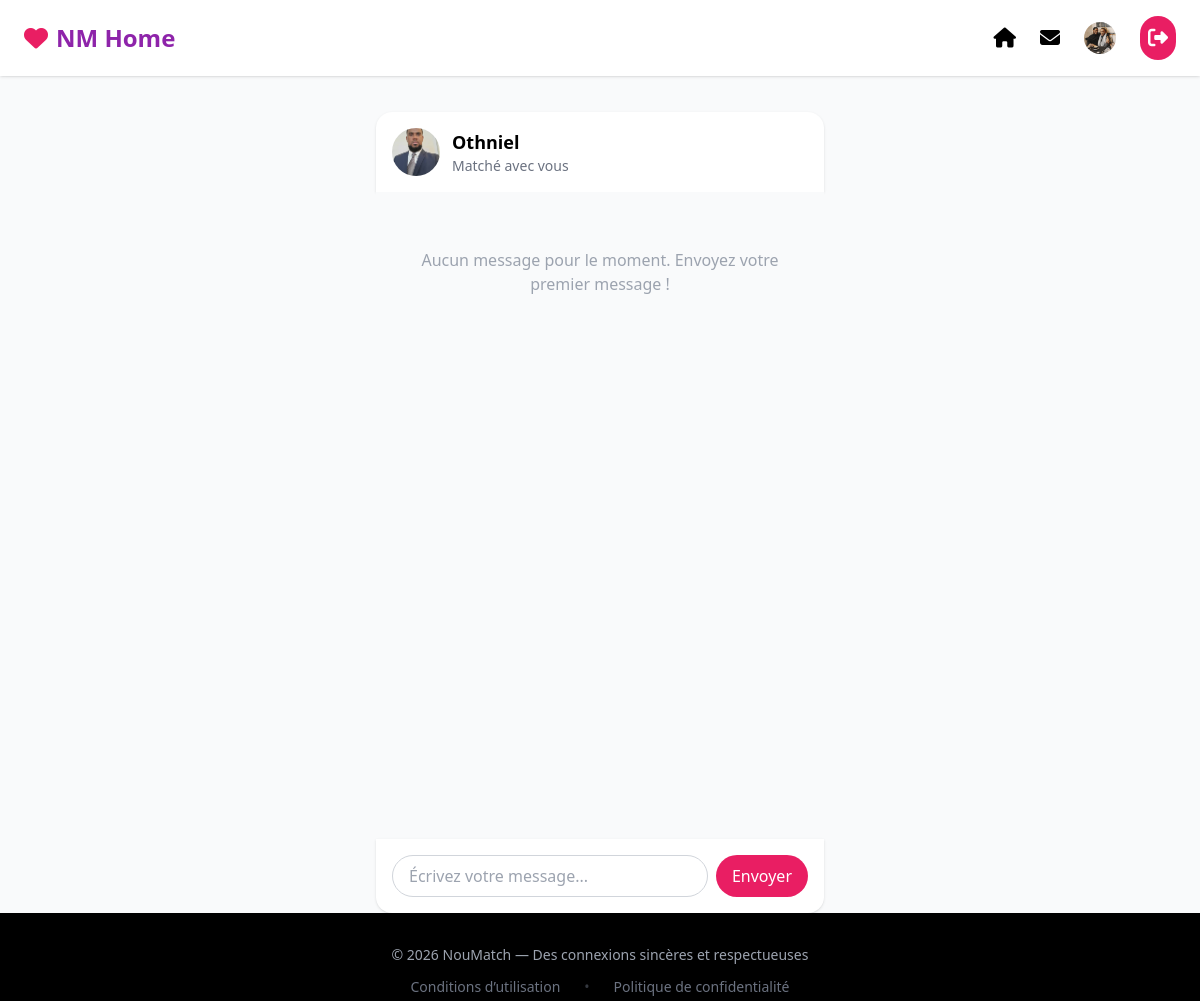
/nmdashboard/1/ (signed in), run on the app's committed database.
### users/models.py (models this page shows, shortened)
class User(AbstractBaseUser, PermissionsMixin):
    email = models.EmailField(unique=True)
    username = models.CharField(max_length=30, unique=True)
    bio = models.TextField(blank=True)
    birth_date = models.DateField(null=True, blank=True)
    GENDER_CHOICES = [
        ("male", "Male"),
        ("female", "Female"),
        ("other", "Other"),
    ]
    gender = models.CharField(max_length=10, choices=GENDER_CHOICES, blank=True)
    INTEREST_CHOICES = [
        ("male", "Male"),
        ("female", "Female"),
        ("everyone", "Everyone"),
    ]
    interested_in = models.CharField(max_length=10, choices=INTEREST_CHOICES, blank=True)
    location = models.CharField(max_length=100, blank=True)
    profile_photo = models.ImageField(upload_to="profiles/", blank=True, null=True)
    is_verified = models.BooleanField(default=False)
    height = models.PositiveIntegerField(null=True, blank=True)  # in cm
    passions = models.TextField(blank=True)  # comma separated passions
    career = models.CharField(max_length=100, blank=True)
    education = models.CharField(max_length=100, blank=True)
    hobbies = models.TextField(blank=True)
    favorite_music = models.TextField(blank=True)
    is_active = models.BooleanField(default=True)
    is_staff = models.BooleanField(default=False)
    date_joined = models.DateTimeField(default=timezone.now)
    objects = UserManager()
    USERNAME_FIELD = "email"
    REQUIRED_FIELDS = ["username"]

### nmdashboard/views.py (the view)
# urls.py: path("<int:user_id>/", views.chat_view, name="chat"),
@login_required
def chat_view(request, user_id):
    current_user = request.user
    other_user = get_object_or_404(User, id=user_id)
    if current_user == other_user:
        return HttpResponseForbidden("Vous ne pouvez pas vous envoyer un message à vous-même.")
    is_matched = Match.objects.filter(
        Q(user1=current_user, user2=other_user) |
        Q(user1=other_user, user2=current_user)
    ).exists()
    if not is_matched:
        return HttpResponseForbidden("Vous ne pouvez envoyer des messages qu'aux utilisateurs avec lesquels vous avez un match.")
    messages = Message.objects.filter(
        Q(sender=current_user, receiver=other_user) |
        Q(sender=other_user, receiver=current_user)
    ).order_by("timestamp")
    Message.objects.filter(sender=other_user, receiver=current_user, is_read=False).update(is_read=True)
    if request.method == "POST":
        content = request.POST.get("content", "").strip()
        if content:
            Message.objects.create(sender=current_user, receiver=other_user, content=content)
        return redirect("nmdashboard:chat", user_id=other_user.id)
    context = {
        "other_user": other_user,
        "messages": messages,
    }
    return render(request, "nmdashboard/chat.html", context)

### nmdashboard/context_processors.py (called while the page is built)
def unread_messages(request):
    if request.user.is_authenticated:
        unread_count = Message.objects.filter(receiver=request.user, is_read=False).count()
        latest_messages = Message.objects.filter(receiver=request.user).order_by('-timestamp')[:5]
    else:
        unread_count = 0
        latest_messages = []
    return {
        'unread_messages_count': unread_count,
        'latest_messages': latest_messages,
    }

### nmdashboard/templates/nmdashboard/chat.html (shortened to what this page needs)
{% extends 'nmdashboard/base.html' %}
{% block content %}
<main class="flex justify-center pt-28 px-4">
  <div class="w-full max-w-md flex flex-col h-[80vh]">
    <div class="bg-white rounded-t-2xl shadow p-4 flex items-center gap-3">
      {% if other_user.profile_photo %}
        <img src="{{ other_user.profile_photo.url }}" class="w-12 h-12 rounded-full object-cover">
      {% else %}
        <img src="/static/images/default-profile.png" class="w-12 h-12 rounded-full object-cover">
      {% endif %}
      <div>
        <h2 class="font-bold text-lg">{{ other_user.username }}</h2>
        <p class="text-sm text-gray-500">Matché avec vous</p>
      </div>
    </div>
    <div id="messages-container" class="flex-1 overflow-y-auto p-4 bg-gray-50 space-y-3">
      {% if messages %}
        {% for msg in messages %}
          <div class="flex {% if msg.sender == user %}justify-end{% else %}justify-start{% endif %}">
            <div class="px-4 py-2 rounded-xl max-w-xs break-words
                        {% if msg.sender == user %}bg-secondary text-white{% else %}bg-white border{% endif %}">
              {{ msg.content }}
              <span class="block text-xs text-gray-400 mt-1 text-right">{{ msg.timestamp|date:"H:i" }}</span>
            </div>
          </div>
        {% endfor %}
      {% else %}
        <p class="text-gray-400 text-center mt-10">Aucun message pour le moment. Envoyez votre premier message !</p>
      {% endif %}
    </div>
    <form method="POST" class="flex p-4 gap-2 bg-white rounded-b-2xl shadow">
      <input type="text" name="content" placeholder="Écrivez votre message..."
             class="flex-1 px-4 py-2 border border-gray-300 rounded-full focus:outline-none focus:ring-2 focus:ring-secondaryLight focus:border-secondary" required>
      <button type="submit" class="bg-secondary text-white px-4 py-2 rounded-full hover:opacity-90 transition">Envoyer</button>
    </form>
  </div>
</main>
{% endblock content %}

### nmdashboard/templates/nmdashboard/base.html (shortened to what this page needs)
<!DOCTYPE html>
<html lang="fr">
<head>
<script src="https://cdn.tailwindcss.com"></script>
<link rel="stylesheet" href="https://cdnjs.cloudflare.com/ajax/libs/font-awesome/6.5.0/css/all.min.css">
</head>
<body class="bg-gray-50 min-h-screen flex flex-col">
<header class="fixed w-full bg-white/90 backdrop-blur shadow z-50">
  <div class="max-w-7xl mx-auto flex justify-between items-center px-6 py-4">
    <a href="{% url 'nmdashboard:dashboard' %}" class="flex items-center gap-2">
      <i class="fa-solid fa-heart text-secondary text-2xl"></i>
      <span class="text-2xl font-bold text-primary">NM Home</span>
    </a>
    <nav class="hidden md:flex gap-6 items-center">
      <a href="{% url 'nmdashboard:dashboard' %}">
        <i class="fa-solid fa-house text-xl cursor-pointer"></i>
      </a>
    <div class="relative">
        <button type="button" id="messagesBtn" class="relative">
            <i class="fa-solid fa-envelope text-xl cursor-pointer"></i>
        </button>
    </div>
      <a href="{% url 'nmdashboard:my_profile' %}">
        {% if request.user.profile_photo %}
          <img src="{{ request.user.profile_photo.url }}"
               class="w-8 h-8 rounded-full object-cover cursor-pointer">
        {% else %}
          <i class="fa-solid fa-user text-xl cursor-pointer"></i>
        {% endif %}
      </a>
      <form method="post" action="{% url 'users:logout' %}">
        <button type="submit">
          <i class="fa-solid fa-right-from-bracket text-xl bg-secondary text-white p-2 rounded-full"></i>
        </button>
      </form>
    </nav>
  </div>
</header>
{% block content %}{% endblock content %}
<footer class="bg-black text-gray-400 py-8 text-center text-sm">
  <div class="mb-3">© 2026 NouMatch — Des connexions sincères et respectueuses</div>
  <div class="flex justify-center gap-6 text-gray-500">
    <a href="{% url 'noumatch:term_of_use' %}" class="hover:text-white transition">Conditions d’utilisation</a>
    <span class="opacity-50">•</span>
    <a href="{% url 'noumatch:privacy_policy' %}" class="hover:text-white transition">Politique de confidentialité</a>
  </div>
</footer>
</body>
</html>

### nmdashboard/templates/nmdashboard/base.html (style rules this page uses)
* { scroll-behavior: smooth; }

### data on the page
User: user.profile_photo (picture)
User: profile_photo (picture), username "Othniel"
